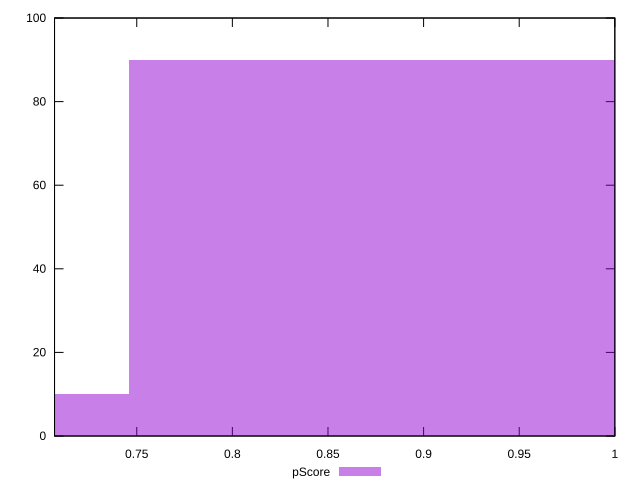

Generate this figure with gnuplot:
reset

$pScore <<EOF
0.8953464827328501 90
0.5968976551552334 10
EOF

set key outside below
set boxwidth 0.2984488275776167
set xrange [0.7070055555555556:1]
set yrange [0:100]
set trange [0:100]
set style fill transparent solid 0.5 noborder
set terminal svg size 640, 490 enhanced background rgb 'white'
set output "reports/report_00027_2021-02-24T12-40-31.850Z/uses-rel-preconnect/samples/agenda/pScore/histogram.svg"

plot $pScore title "pScore" with boxes

reset
